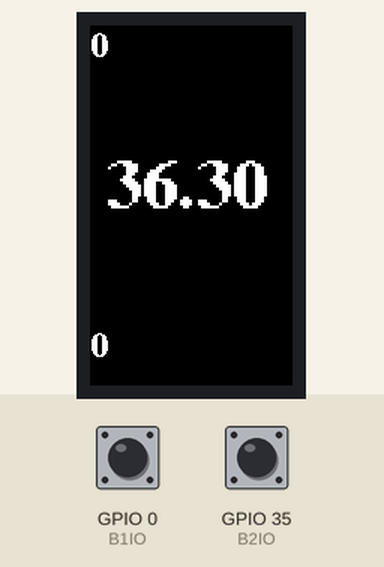
The sketch below on a simulated ESP32. Parts: 135×240 colour display. The inputs (shaded band) are chosen by the test bench; at power-on: GPIO 0 (B1IO) HIGH, GPIO 35 (B2IO) HIGH. Random numbers use the default seed unless the sketch sets one.

Above: at 1.3 s.
1.4 s: GPIO 0 (B1IO) pulled LOW for 0.15 s
At 2.4 s:
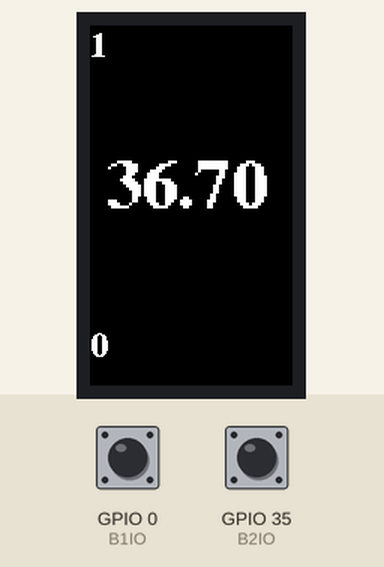
3.1 s: GPIO 35 (B2IO) pulled LOW for 0.15 s
At 3.6 s:
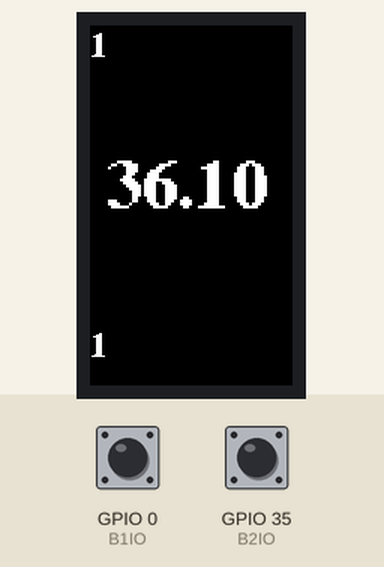
4.7 s: GPIO 0 (B1IO) pulled LOW for 1 s
At 5.2 s:
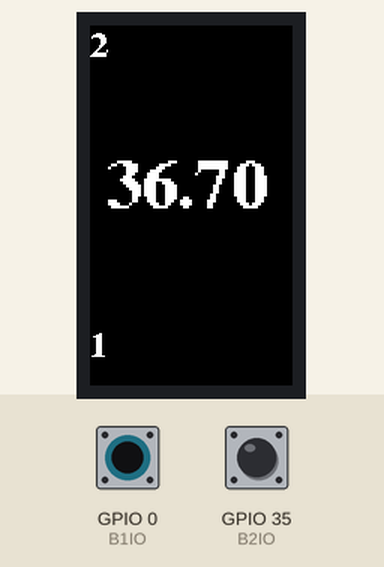
7.2 s: GPIO 35 (B2IO) pulled LOW for 1 s
At 7.9 s:
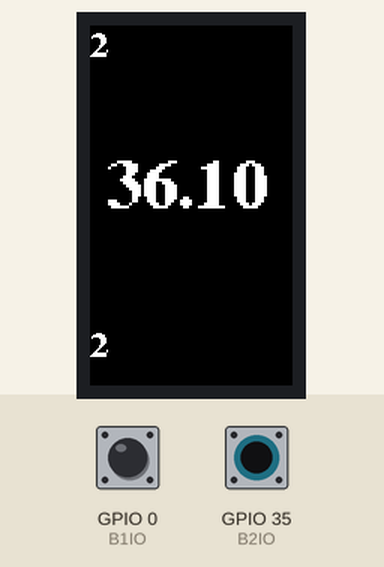
Timing chart, 0 to 10.2 s (numbered marks = the images above; inputs shaded):
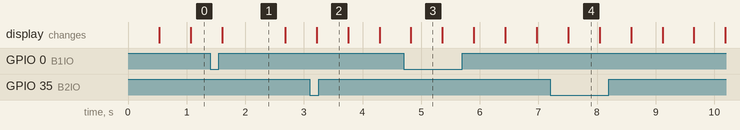

Measured:
- what the display in image 1 shows lasts 1.1 s, from 1.6 s to 2.7 s
- what the display in image 3 shows lasts 0.6 s, from 4.8 s to 5.4 s

The sketch:

Src.ino
```cpp
#define eJumpTime 30
#define B1IO 0
#define B2IO 35

#include <TFT_eSPI.h>
#include <Button2.h>


TFT_eSPI tft = TFT_eSPI();
Button2 B1_ = Button2(B1IO);
Button2 B2_ = Button2(B2IO);


int tagTime = 0;
int radonTemperatureSeptum = 500;
int T1_ = 0;
int T2_ = 0;
bool standerButtonState;
bool B1state = true;


void setup()
{
  Serial.begin(115200);

  pinMode(B1IO, INPUT_PULLUP);
  pinMode(B2IO, INPUT_PULLUP);
  standerButtonState = true;

  tft.begin();               // 初始化LCD
  tft.setRotation(1);
  tft.fillScreen(TFT_BLACK); // 用全黑清除螢幕

  B1_.setPressedHandler(press);   //建立A按鍵按下Pressed的事件
  B2_.setPressedHandler(press);   //建立B按鍵按下Pressed的事件

}


void loop()
{

  radonTemperature();
  B1_.loop();  //重複按鍵的觸發設定
  B2_.loop();

}


void radonTemperature(){
  while(millis() - tagTime >= radonTemperatureSeptum){
  //tft.fillScreen(TFT_BLACK);
  /*產生亂數(體溫)*/
  float temp = 35.9 + random(15) * 0.1;
  String T = String(temp);
  String R = String(radonTemperatureSeptum);
  String t1_ = String(T1_);
  String t2_ = String(T2_);
  tft.setRotation(0);        // 螢幕正立(TTGO基準)
  tft.fillScreen(TFT_BLACK);
  tft.setFreeFont(&FreeSerifBold12pt7b);
  tft.setCursor(10, 120);
  tft.setTextColor(TFT_WHITE);
  tft.setTextSize(2);
  //tft.fillScreen(TFT_BLACK);
  tft.printf(T.c_str());

  /*調整速率版
  tft.setCursor(50,220);
  tft.setTextSize(1);
  tft.printf(R.c_str());
  tagTime = millis();
  Serial.println(R.c_str());
  tagTime = millis();*/

  tft.setCursor(0,20);
  tft.setTextSize(1);
  tft.printf(t1_.c_str());

  tft.setCursor(0,220);
  tft.setTextSize(1);
  tft.printf(t2_.c_str());


  tagTime = millis();
  }
}
void press(Button2& btn) {
    if (btn == B1_) {   //按下A按鍵
      T1_ ++;
    } else if (btn == B2_) {  //按下B按鍵
      T2_ ++;
    }
}
/*//調整速率版
void press(Button2& btn) {
    if (btn == B1_) {   //按下A按鍵
      if(radonTemperatureSeptum >50){
      radonTemperatureSeptum -= 50;
      }
    } else if (btn == B2_) {  //按下B按鍵
      radonTemperatureSeptum += 50;
    }else{
      radonTemperatureSeptum += 500;
    }
}
*/
```
